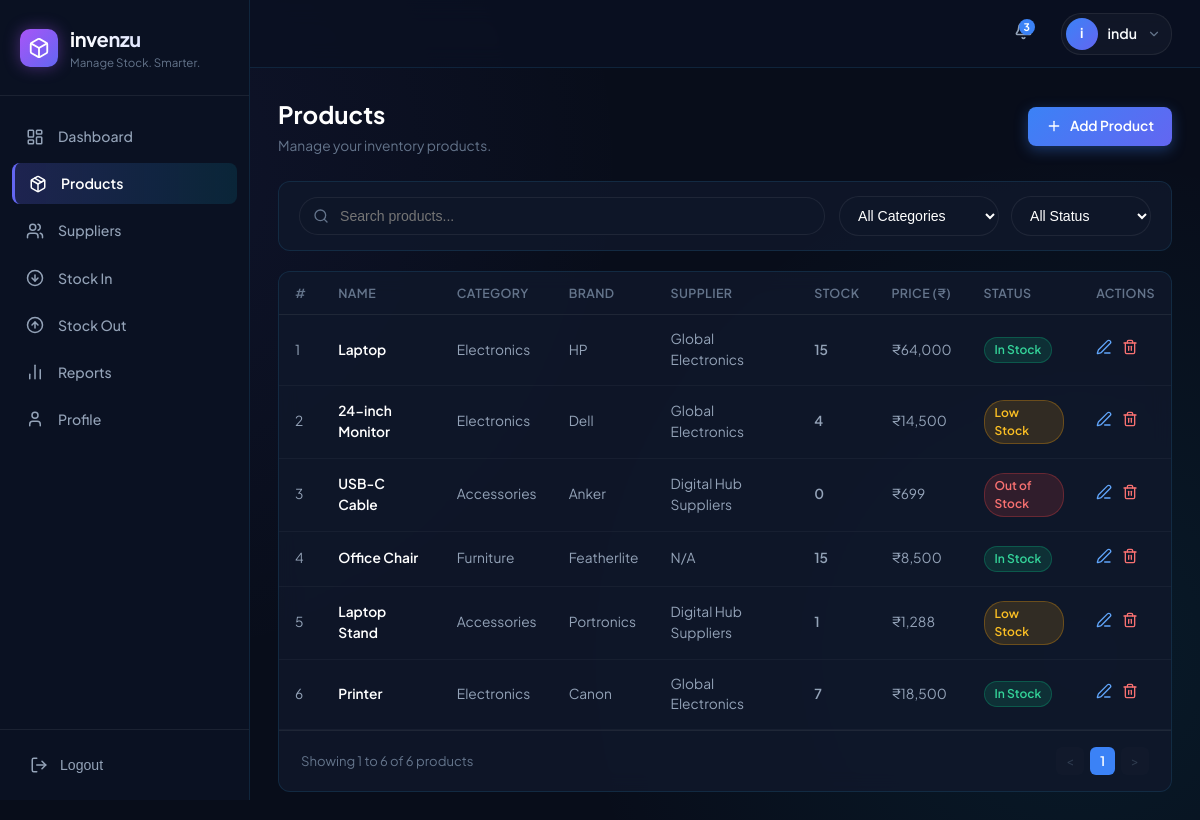
Screenshot of /products (signed in) with the database file from the repository.
### tables this page shows
CREATE TABLE products (
            id INTEGER PRIMARY KEY AUTOINCREMENT,
            name TEXT NOT NULL,
            category TEXT NOT NULL,
            brand TEXT NOT NULL,
            quantity INTEGER NOT NULL DEFAULT 0,
            price REAL NOT NULL DEFAULT 0.0,
            supplier_id INTEGER,
            status TEXT NOT NULL DEFAULT 'In Stock',
            created_at TIMESTAMP DEFAULT CURRENT_TIMESTAMP, user_id INTEGER,
            FOREIGN KEY (supplier_id)
                REFERENCES suppliers(id)
                ON DELETE SET NULL
        );

CREATE TABLE suppliers (
            id INTEGER PRIMARY KEY AUTOINCREMENT,
            name TEXT NOT NULL,
            phone TEXT NOT NULL,
            email TEXT NOT NULL,
            address TEXT NOT NULL,
            created_at TIMESTAMP DEFAULT CURRENT_TIMESTAMP
        , user_id INTEGER);

### app.py (the view, shortened to what this page needs)
@app.route('/products')
@login_required
def products():
    search = request.args.get(
        'search',
        ''
    ).strip()
    category = request.args.get(
        'category',
        ''
    ).strip()
    status = request.args.get(
        'status',
        ''
    ).strip()
    per_page = 10
    try:
        page = int(
            request.args.get(
                'page',
                1
            )
        )
    except ValueError:
        page = 1
    if page < 1:
        page = 1
    query = """
        SELECT
            p.*,
            s.name as supplier_name
        FROM products p
        LEFT JOIN suppliers s
            ON p.supplier_id = s.id
            AND s.user_id = p.user_id
        WHERE p.user_id = ?
    """
    params = [session['user_id']]
    if category and category != 'All Categories':
        query += """
            AND p.category = ?
        """
        params.append(category)
    if status and status != 'All Status':
        query += """
            AND p.status = ?
        """
        params.append(status)
    count_query = """
        SELECT COUNT(*)
        FROM products p
        WHERE p.user_id = ?
    """
    count_params = [session['user_id']]
    if category and category != 'All Categories':
        count_query += """
            AND p.category = ?
        """
        count_params.append(category)
    if status and status != 'All Status':
        count_query += """
            AND p.status = ?
        """
        count_params.append(status)
    db = get_db()
    total_products = db.execute(
        count_query,
        count_params
    ).fetchone()[0]
    total_pages = max(
        1,
        (total_products + per_page - 1) // per_page
    )
    if page > total_pages:
        page = total_pages
    offset = (
        page - 1
    ) * per_page
    query += """
        ORDER BY p.id ASC
        LIMIT ? OFFSET ?
    """
    params.extend([
        per_page,
        offset
    ])
    products_list = db.execute(
        query,
        params
    ).fetchall()
    categories = [
        row['category']
        for row in db.execute(
            """
            SELECT DISTINCT category
            FROM products
            WHERE user_id = ?
            ORDER BY category ASC
            """,
            (session['user_id'],)
        ).fetchall()
    ]
    db.close()
    return render_template(
        'products.html',
        products=products_list,
        categories=categories,
        selected_category=category,
        selected_status=status,
        search=search,
        current_page=page,
        total_pages=total_pages,
        total_products=total_products,
        per_page=per_page
    )

### app.py (called while the page is built)
def get_db():
    conn = sqlite3.connect(DB_PATH)
    conn.row_factory = sqlite3.Row
    return conn

def login_required(f):
    @wraps(f)
    def decorated_function(*args, **kwargs):
        if 'user_id' not in session:
            return redirect(url_for('login'))
        return f(*args, **kwargs)
    return decorated_function

@app.context_processor
def inject_user():
    db = get_db()
    low_stock_notifications = db.execute("""
        SELECT id, name, quantity
        FROM products
        WHERE user_id = ?
        AND quantity <= 5
        ORDER BY quantity ASC, name ASC
    """, (session.get('user_id', 0),)).fetchall()
    db.close()
    return {
         'current_user': session.get('username'),
         'current_user_name': session.get('username'),
         'current_user_email': session.get('email'),
         'unread_notifications': len(low_stock_notifications),
         'low_stock_notifications': low_stock_notifications
        }

### templates/products.html (shortened to what this page needs)
{% extends "base.html" %}
{% block content %}
<div class="page-header">
  <div>
    <h1>Products</h1>
    <p>Manage your inventory products.</p>
  </div>
  <a href="{{ url_for('add_product') }}" class="btn btn-primary">
    <i data-lucide="plus" style="width: 16px; height: 16px;"></i>
    <span>Add Product</span>
  </a>
</div>
<form method="GET" action="{{ url_for('products') }}" style="background: var(--bg-card); border: 1px solid var(--border-color); border-radius: 12px; padding: 14px 20px; margin-bottom: 20px; display: flex; flex-wrap: wrap; gap: 14px; align-items: center; justify-content: space-between;">
  <div style="position: relative; flex: 1; min-width: 240px;">
    <i data-lucide="search" style="position: absolute; left: 14px; top: 50%; transform: translateY(-50%); width: 16px; height: 16px; color: var(--text-muted);"></i>
    <input type="text" name="search" value="{{ search }}" placeholder="Search products..." class="form-control" style="padding-left: 40px; border-radius: 20px;">
  </div>
  <div style="display: flex; gap: 12px;">
    <select name="category" onchange="this.form.submit()" class="form-control" style="width: 160px; border-radius: 20px;">
      <option value="">All Categories</option>
    </select>
    <select name="status" onchange="this.form.submit()" class="form-control" style="width: 140px; border-radius: 20px;">
      <option value="">All Status</option>
    </select>
  </div>
</form>
<div class="card" style="padding: 0; overflow: hidden;">
  <div class="table-container">
    <table>
      <thead>
        <tr>
          <th>#</th>
          <th>Name</th>
          <th>Category</th>
          <th>Brand</th>
          <th>Supplier</th>
          <th>Stock</th>
          <th>Price (₹)</th>
          <th>Status</th>
          <th>Actions</th>
        </tr>
      </thead>
      <tbody>
        {% for p in products %}
        <tr>
          <td>{{ (current_page - 1) * per_page + loop.index }}</td>
          <td>
            <a href="{{ url_for('product_details', id=p.id) }}" style="color: #fff; font-weight: 600; text-decoration: none;">
              {{ p.name }}
            </a>
          </td>
          <td>{{ p.category }}</td>
          <td>{{ p.brand }}</td>
          <td>{{ p.supplier_name or 'N/A' }}</td>
          <td style="font-weight: 600;">{{ p.quantity }}</td>
          <td>₹{{ "{:,.0f}".format(p.price) }}</td>
          <td>
            <span class="badge {% if p.status == 'In Stock' %}badge-in-stock{% elif p.status == 'Low Stock' %}badge-low-stock{% else %}badge-out-of-stock{% endif %}">
              {{ p.status }}
            </span>
          </td>
          <td>
            <div style="display: flex; gap: 10px;">
              <a href="{{ url_for('edit_product', id=p.id) }}" title="Edit" style="color: #60a5fa; cursor: pointer;">
                <i data-lucide="edit-3" style="width: 16px; height: 16px;"></i>
              </a>
              <form action="{{ url_for('delete_product', id=p.id) }}" method="POST" onsubmit="return confirm('Are you sure you want to delete this product?');" style="display:inline;">
                <button type="submit" title="Delete" style="background:none; border:none; color: #f87171; cursor: pointer; padding:0;">
                  <i data-lucide="trash-2" style="width: 16px; height: 16px;"></i>
                </button>
              </form>
            </div>
          </td>
        </tr>
        {% else %}
        <tr>
          <td colspan="9" style="text-align: center; padding: 40px; color: var(--text-muted);">
            No products found matching your search.
          </td>
        </tr>
        {% endfor %}
      </tbody>
    </table>
  </div>
<div style="display: flex; align-items: center; justify-content: space-between; padding: 16px 22px; border-top: 1px solid var(--border-subtle); font-size: 0.82rem; color: var(--text-muted);">
  <span>
    Showing
    {% if total_products > 0 %}
      {{ ((current_page - 1) * per_page) + 1 }}
      to
      {{ [current_page * per_page, total_products] | min }}
    {% else %}
      0
      to
      0
    {% endif %}
    of {{ total_products }} products
  </span>
  <div style="display: flex; gap: 6px;">
    {% if current_page > 1 %}
      <a href="{{ url_for('products', page=current_page - 1, search=search, category=selected_category, status=selected_status) }}"
         style="padding: 4px 10px; background: rgba(255,255,255,0.05); border-radius: 6px; cursor: pointer; color: inherit; text-decoration: none;">
        &lt;
      </a>
    {% else %}
      <span style="padding: 4px 10px; background: rgba(255,255,255,0.03); border-radius: 6px; opacity: 0.4;">
        &lt;
      </span>
    {% endif %}
    {% for page_num in range(1, total_pages + 1) %}
      {% if page_num == current_page %}
        <span style="padding: 4px 10px; background: #3b82f6; color: #fff; border-radius: 6px; font-weight: 600;">
          {{ page_num }}
        </span>
      {% else %}
        <a href="{{ url_for('products', page=page_num, search=search, category=selected_category, status=selected_status) }}"
           style="padding: 4px 10px; background: rgba(255,255,255,0.05); border-radius: 6px; cursor: pointer; color: inherit; text-decoration: none;">
          {{ page_num }}
        </a>
      {% endif %}
    {% endfor %}
    {% if current_page < total_pages %}
      <a href="{{ url_for('products', page=current_page + 1, search=search, category=selected_category, status=selected_status) }}"
         style="padding: 4px 10px; background: rgba(255,255,255,0.05); border-radius: 6px; cursor: pointer; color: inherit; text-decoration: none;">
        &gt;
      </a>
    {% else %}
      <span style="padding: 4px 10px; background: rgba(255,255,255,0.03); border-radius: 6px; opacity: 0.4;">
        &gt;
      </span>
    {% endif %}
  </div>
</div>
</div>
{% endblock %}

### templates/base.html (shortened to what this page needs)
<!DOCTYPE html>
<html lang="en">
<head>
  <link rel="stylesheet" href="{{ url_for('static', filename='css/style.css') }}">
</head>
<body>
  <div class="app-container">
    <aside class="sidebar">
      <div class="sidebar-logo">
        <div class="logo-cube">
          <i data-lucide="box" style="color: #fff; width: 22px; height: 22px;"></i>
        </div>
        <div class="logo-text">
          <h2>invenzu</h2>
          <p>Manage Stock. Smarter.</p>
        </div>
      </div>
      <nav class="sidebar-nav">
        <a href="{{ url_for('dashboard') }}" class="nav-link {% if request.endpoint == 'dashboard' %}active{% endif %}">
          <i data-lucide="layout-dashboard" style="width: 18px; height: 18px;"></i>
          <span>Dashboard</span>
        </a>
        <a href="{{ url_for('products') }}" class="nav-link {% if request.endpoint in ['products', 'add_product', 'edit_product', 'product_details'] %}active{% endif %}">
          <i data-lucide="package" style="width: 18px; height: 18px;"></i>
          <span>Products</span>
        </a>
        <a href="{{ url_for('suppliers') }}" class="nav-link {% if request.endpoint in ['suppliers', 'add_supplier'] %}active{% endif %}">
          <i data-lucide="users" style="width: 18px; height: 18px;"></i>
          <span>Suppliers</span>
        </a>
        <a href="{{ url_for('stock_in') }}" class="nav-link {% if request.endpoint == 'stock_in' %}active{% endif %}">
          <i data-lucide="arrow-down-circle" style="width: 18px; height: 18px;"></i>
          <span>Stock In</span>
        </a>
        <a href="{{ url_for('stock_out') }}" class="nav-link {% if request.endpoint == 'stock_out' %}active{% endif %}">
          <i data-lucide="arrow-up-circle" style="width: 18px; height: 18px;"></i>
          <span>Stock Out</span>
        </a>
        <a href="{{ url_for('reports') }}" class="nav-link {% if request.endpoint == 'reports' %}active{% endif %}">
          <i data-lucide="bar-chart-2" style="width: 18px; height: 18px;"></i>
          <span>Reports</span>
        </a>
        <a href="{{ url_for('profile') }}" class="nav-link {% if request.endpoint == 'profile' %}active{% endif %}">
          <i data-lucide="user" style="width: 18px; height: 18px;"></i>
          <span>Profile</span>
        </a>
      </nav>
      <div class="sidebar-footer">
        <button class="logout-btn trigger-logout">
          <i data-lucide="log-out" style="width: 18px; height: 18px;"></i>
          <span>Logout</span>
        </button>
      </div>
    </aside>
    <div class="main-wrapper">
      <header class="topbar">
        <div class="topbar-right" style="margin-left: auto;">
          <div class="notification-wrapper">
  <button type="button"
          class="notification-bell"
          id="notificationBell"
          aria-label="Notifications">
    {% if unread_notifications > 0 %}
      <span class="badge-dot">{{ unread_notifications }}</span>
    {% endif %}
  </button>
</div>
          <a href="{{ url_for('profile') }}" class="user-profile-badge">
            <div class="avatar-circle">{{ current_user_name[0] if current_user_name else 'I' }}</div>
            <span style="font-size: 0.88rem; font-weight: 600;">{{ current_user_name }}</span>
            <i data-lucide="chevron-down" style="width: 14px; height: 14px; color: var(--text-muted);"></i>
          </a>
        </div>
      </header>
      <main class="content-body">
        {% block content %}{% endblock %}
      </main>
    </div>
  </div>
</body>
</html>

### rows the page displays
products: (current_page-1)*per_page+loop.index "1", name "Laptop", category "Electronics", brand "HP", name "Global Electronics", quantity "15", price "64,000", status "In Stock"
products: (current_page-1)*per_page+loop.index "2", name "24-inch Monitor", category "Electronics", brand "Dell", name "Global Electronics", quantity "4", price "14,500", status "Low Stock"
products: index "3", name "USB-C Cable", category "Accessories", brand "Anker", name "Digital Hub Suppliers", quantity "0", price "699", status "Out of Stock"
products: index "4", name "Office Chair", category "Furniture", brand "Featherlite", supplier_name "N/A", quantity "15", price "8,500", status "In Stock"
products: index "5", name "Laptop Stand", category "Accessories", brand "Portronics", name "Digital Hub Suppliers", quantity "1", price "1,288", status "Low Stock"
products: index "6", name "Printer", category "Electronics", brand "Canon", name "Global Electronics", quantity "7", price "18,500", status "In Stock"

### other values shown
{{ unread_notifications }} "3"
{{ current_user_name[0] if current_user_name else 'I' }} "i"
{{ current_user_name }} "indu"
{{ ((current_page - 1) * per_page) + 1 }} "1"
{{ [current_page * per_page, total_products] | min }} "6"
{{ total_products }} "6"
{{ page_num }} "1"
